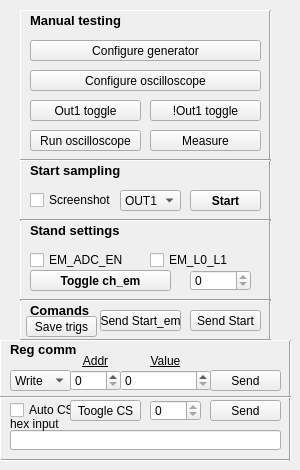
    <widget class="QWidget" name="tab">
     <attribute name="title">
      <string>Manual testing</string>
     </attribute>
     <widget class="QWidget" name="widget_23" native="true">
      <property name="geometry">
       <rect>
        <x>20</x>
        <y>160</y>
        <width>251</width>
        <height>61</height>
       </rect>
      </property>
      <widget class="Line" name="line_28">
       <property name="geometry">
        <rect>
         <x>0</x>
         <y>-10</y>
         <width>251</width>
         <height>21</height>
        </rect>
       </property>
       <property name="orientation">
        <enum>Qt::Horizontal</enum>
       </property>
      </widget>
      <widget class="QLabel" name="label_10">
       <property name="geometry">
        <rect>
         <x>10</x>
         <y>0</y>
         <width>101</width>
         <height>21</height>
        </rect>
       </property>
       <property name="font">
        <font>
         <pointsize>10</pointsize>
         <weight>75</weight>
         <bold>true</bold>
        </font>
       </property>
       <property name="text">
        <string>Start sampling</string>
       </property>
       <property name="textFormat">
        <enum>Qt::AutoText</enum>
       </property>
       <property name="wordWrap">
        <bool>false</bool>
       </property>
      </widget>
      <widget class="Line" name="line_29">
       <property name="geometry">
        <rect>
         <x>-10</x>
         <y>0</y>
         <width>20</width>
         <height>61</height>
        </rect>
       </property>
       <property name="orientation">
        <enum>Qt::Vertical</enum>
       </property>
      </widget>
      <widget class="Line" name="line_30">
       <property name="geometry">
        <rect>
         <x>240</x>
         <y>0</y>
         <width>20</width>
         <height>61</height>
        </rect>
       </property>
       <property name="orientation">
        <enum>Qt::Vertical</enum>
       </property>
      </widget>
      <widget class="QPushButton" name="start_butt">
       <property name="geometry">
        <rect>
         <x>170</x>
         <y>30</y>
         <width>71</width>
         <height>21</height>
        </rect>
       </property>
       <property name="font">
        <font>
         <weight>75</weight>
         <bold>true</bold>
        </font>
       </property>
       <property name="text">
        <string>Start</string>
       </property>
      </widget>
      <widget class="QCheckBox" name="isScreenshotable">
       <property name="geometry">
        <rect>
         <x>10</x>
         <y>30</y>
         <width>131</width>
         <height>20</height>
        </rect>
       </property>
       <property name="text">
        <string>Screenshot</string>
       </property>
      </widget>
      <widget class="Line" name="line_31">
       <property name="geometry">
        <rect>
         <x>0</x>
         <y>150</y>
         <width>251</width>
         <height>21</height>
        </rect>
       </property>
       <property name="orientation">
        <enum>Qt::Horizontal</enum>
       </property>
      </widget>
      <widget class="QComboBox" name="comboBox_using_out">
       <property name="geometry">
        <rect>
         <x>100</x>
         <y>30</y>
         <width>61</width>
         <height>21</height>
        </rect>
       </property>
       <item>
        <property name="text">
         <string>OUT1</string>
        </property>
       </item>
       <item>
        <property name="text">
         <string>!OUT1</string>
        </property>
       </item>
      </widget>
      <widget class="Line" name="line_46">
       <property name="geometry">
        <rect>
         <x>0</x>
         <y>50</y>
         <width>251</width>
         <height>21</height>
        </rect>
       </property>
       <property name="orientation">
        <enum>Qt::Horizontal</enum>
       </property>
      </widget>
     </widget>
     <widget class="QWidget" name="widget_38" native="true">
      <property name="geometry">
       <rect>
        <x>20</x>
        <y>10</y>
        <width>251</width>
        <height>151</height>
       </rect>
      </property>
      <widget class="QLabel" name="label_35">
       <property name="geometry">
        <rect>
         <x>10</x>
         <y>0</y>
         <width>101</width>
         <height>21</height>
        </rect>
       </property>
       <property name="font">
        <font>
         <pointsize>10</pointsize>
         <weight>75</weight>
         <bold>true</bold>
        </font>
       </property>
       <property name="text">
        <string>Manual testing</string>
       </property>
       <property name="textFormat">
        <enum>Qt::AutoText</enum>
       </property>
       <property name="wordWrap">
        <bool>false</bool>
       </property>
      </widget>
      <widget class="QPushButton" name="measure_butt">
       <property name="geometry">
        <rect>
         <x>130</x>
         <y>120</y>
         <width>111</width>
         <height>21</height>
        </rect>
       </property>
       <property name="text">
        <string>Measure</string>
       </property>
      </widget>
      <widget class="QPushButton" name="gen_out_butt">
       <property name="geometry">
        <rect>
         <x>10</x>
         <y>90</y>
         <width>111</width>
         <height>21</height>
        </rect>
       </property>
       <property name="text">
        <string>Out1 toggle</string>
       </property>
      </widget>
      <widget class="QPushButton" name="gen_config_butt">
       <property name="geometry">
        <rect>
         <x>10</x>
         <y>30</y>
         <width>231</width>
         <height>21</height>
        </rect>
       </property>
       <property name="text">
        <string>Configure generator</string>
       </property>
      </widget>
      <widget class="Line" name="line_47">
       <property name="geometry">
        <rect>
         <x>240</x>
         <y>0</y>
         <width>20</width>
         <height>151</height>
        </rect>
       </property>
       <property name="orientation">
        <enum>Qt::Vertical</enum>
       </property>
      </widget>
      <widget class="Line" name="line_62">
       <property name="geometry">
        <rect>
         <x>-10</x>
         <y>0</y>
         <width>20</width>
         <height>151</height>
        </rect>
       </property>
       <property name="orientation">
        <enum>Qt::Vertical</enum>
       </property>
      </widget>
      <widget class="Line" name="line_63">
       <property name="geometry">
        <rect>
         <x>0</x>
         <y>140</y>
         <width>251</width>
         <height>21</height>
        </rect>
       </property>
       <property name="orientation">
        <enum>Qt::Horizontal</enum>
       </property>
      </widget>
      <widget class="Line" name="line_49">
       <property name="geometry">
        <rect>
         <x>0</x>
         <y>-10</y>
         <width>251</width>
         <height>21</height>
        </rect>
       </property>
       <property name="orientation">
        <enum>Qt::Horizontal</enum>
       </property>
      </widget>
      <widget class="QPushButton" name="gen_not_out_butt">
       <property name="geometry">
        <rect>
         <x>130</x>
         <y>90</y>
         <width>111</width>
         <height>21</height>
        </rect>
       </property>
       <property name="text">
        <string>!Out1 toggle</string>
       </property>
      </widget>
      <widget class="QPushButton" name="osc_config_butt">
       <property name="geometry">
        <rect>
         <x>10</x>
         <y>60</y>
         <width>231</width>
         <height>21</height>
        </rect>
       </property>
       <property name="text">
        <string>Configure oscilloscope</string>
       </property>
      </widget>
      <widget class="QPushButton" name="osc_run_butt">
       <property name="geometry">
        <rect>
         <x>10</x>
         <y>120</y>
         <width>111</width>
         <height>21</height>
        </rect>
       </property>
       <property name="text">
        <string>Run oscilloscope</string>
       </property>
      </widget>
     </widget>
     <widget class="QWidget" name="widget_40" native="true">
      <property name="geometry">
       <rect>
        <x>0</x>
        <y>340</y>
        <width>291</width>
        <height>121</height>
       </rect>
      </property>
      <widget class="Line" name="line_53">
       <property name="geometry">
        <rect>
         <x>0</x>
         <y>110</y>
         <width>291</width>
         <height>21</height>
        </rect>
       </property>
       <property name="orientation">
        <enum>Qt::Horizontal</enum>
       </property>
      </widget>
      <widget class="Line" name="line_55">
       <property name="geometry">
        <rect>
         <x>280</x>
         <y>0</y>
         <width>20</width>
         <height>121</height>
        </rect>
       </property>
       <property name="orientation">
        <enum>Qt::Vertical</enum>
       </property>
      </widget>
      <widget class="Line" name="line_56">
       <property name="geometry">
        <rect>
         <x>-10</x>
         <y>0</y>
         <width>20</width>
         <height>121</height>
        </rect>
       </property>
       <property name="orientation">
        <enum>Qt::Vertical</enum>
       </property>
      </widget>
      <widget class="QSpinBox" name="spinBox_reg_addr">
       <property name="geometry">
        <rect>
         <x>70</x>
         <y>30</y>
         <width>51</width>
         <height>21</height>
        </rect>
       </property>
       <property name="maximum">
        <number>127</number>
       </property>
       <property name="value">
        <number>0</number>
       </property>
       <property name="displayIntegerBase">
        <number>16</number>
       </property>
      </widget>
      <widget class="QPushButton" name="command_send_butt_2">
       <property name="geometry">
        <rect>
         <x>210</x>
         <y>30</y>
         <width>71</width>
         <height>21</height>
        </rect>
       </property>
       <property name="text">
        <string>Send</string>
       </property>
      </widget>
      <widget class="QComboBox" name="comboBox_read_write">
       <property name="geometry">
        <rect>
         <x>10</x>
         <y>30</y>
         <width>61</width>
         <height>21</height>
        </rect>
       </property>
       <item>
        <property name="text">
         <string>Write</string>
        </property>
       </item>
       <item>
        <property name="text">
         <string>Read</string>
        </property>
       </item>
      </widget>
      <widget class="QSpinBox" name="spinBox_reg_value">
       <property name="geometry">
        <rect>
         <x>120</x>
         <y>30</y>
         <width>91</width>
         <height>21</height>
        </rect>
       </property>
       <property name="maximum">
        <number>255</number>
       </property>
       <property name="value">
        <number>0</number>
       </property>
       <property name="displayIntegerBase">
        <number>2</number>
       </property>
      </widget>
      <widget class="Line" name="line_57">
       <property name="geometry">
        <rect>
         <x>0</x>
         <y>-10</y>
         <width>291</width>
         <height>21</height>
        </rect>
       </property>
       <property name="orientation">
        <enum>Qt::Horizontal</enum>
       </property>
      </widget>
      <widget class="QLabel" name="label_49">
       <property name="geometry">
        <rect>
         <x>120</x>
         <y>10</y>
         <width>91</width>
         <height>21</height>
        </rect>
       </property>
       <property name="font">
        <font>
         <weight>50</weight>
         <bold>false</bold>
         <underline>true</underline>
        </font>
       </property>
       <property name="text">
        <string>Value</string>
       </property>
       <property name="alignment">
        <set>Qt::AlignCenter</set>
       </property>
      </widget>
      <widget class="QLabel" name="label_50">
       <property name="geometry">
        <rect>
         <x>70</x>
         <y>10</y>
         <width>51</width>
         <height>21</height>
        </rect>
       </property>
       <property name="font">
        <font>
         <weight>50</weight>
         <bold>false</bold>
         <underline>true</underline>
        </font>
       </property>
       <property name="text">
        <string>Addr</string>
       </property>
       <property name="alignment">
        <set>Qt::AlignCenter</set>
       </property>
      </widget>
      <widget class="QLabel" name="label_51">
       <property name="geometry">
        <rect>
         <x>10</x>
         <y>-1</y>
         <width>101</width>
         <height>20</height>
        </rect>
       </property>
       <property name="font">
        <font>
         <pointsize>10</pointsize>
         <weight>75</weight>
         <bold>true</bold>
        </font>
       </property>
       <property name="text">
        <string>Reg comm</string>
       </property>
       <property name="textFormat">
        <enum>Qt::AutoText</enum>
       </property>
       <property name="wordWrap">
        <bool>false</bool>
       </property>
      </widget>
      <widget class="QCheckBox" name="is_auto_CS">
       <property name="geometry">
        <rect>
         <x>10</x>
         <y>60</y>
         <width>61</width>
         <height>20</height>
        </rect>
       </property>
       <property name="text">
        <string>Auto CS</string>
       </property>
      </widget>
      <widget class="QLineEdit" name="lineEdit_raw_SPI">
       <property name="geometry">
        <rect>
         <x>10</x>
         <y>90</y>
         <width>271</width>
         <height>20</height>
        </rect>
       </property>
      </widget>
      <widget class="QLabel" name="label_58">
       <property name="geometry">
        <rect>
         <x>10</x>
         <y>74</y>
         <width>111</width>
         <height>20</height>
        </rect>
       </property>
       <property name="text">
        <string>hex input</string>
       </property>
      </widget>
      <widget class="QPushButton" name="command_send_raw_butt">
       <property name="geometry">
        <rect>
         <x>210</x>
         <y>60</y>
         <width>71</width>
         <height>21</height>
        </rect>
       </property>
       <property name="text">
        <string>Send</string>
       </property>
      </widget>
      <widget class="QPushButton" name="toggle_CS_butt">
       <property name="geometry">
        <rect>
         <x>70</x>
         <y>60</y>
         <width>71</width>
         <height>21</height>
        </rect>
       </property>
       <property name="font">
        <font>
         <weight>50</weight>
         <bold>false</bold>
        </font>
       </property>
       <property name="text">
        <string>Toogle CS</string>
       </property>
      </widget>
      <widget class="QSpinBox" name="CS_status">
       <property name="geometry">
        <rect>
         <x>150</x>
         <y>60</y>
         <width>51</width>
         <height>21</height>
        </rect>
       </property>
       <property name="readOnly">
        <bool>true</bool>
       </property>
       <property name="maximum">
        <number>1</number>
       </property>
       <property name="value">
        <number>0</number>
       </property>
       <property name="displayIntegerBase">
        <number>10</number>
       </property>
      </widget>
      <widget class="Line" name="line_79">
       <property name="geometry">
        <rect>
         <x>0</x>
         <y>47</y>
         <width>291</width>
         <height>20</height>
        </rect>
       </property>
       <property name="orientation">
        <enum>Qt::Horizontal</enum>
       </property>
      </widget>
     </widget>
     <widget class="QWidget" name="widget_41" native="true">
      <property name="geometry">
       <rect>
        <x>20</x>
        <y>220</y>
        <width>251</width>
        <height>81</height>
       </rect>
      </property>
      <widget class="Line" name="line_52">
       <property name="geometry">
        <rect>
         <x>0</x>
         <y>-10</y>
         <width>251</width>
         <height>21</height>
        </rect>
       </property>
       <property name="orientation">
        <enum>Qt::Horizontal</enum>
       </property>
      </widget>
      <widget class="QLabel" name="label_53">
       <property name="geometry">
        <rect>
         <x>10</x>
         <y>0</y>
         <width>101</width>
         <height>21</height>
        </rect>
       </property>
       <property name="font">
        <font>
         <pointsize>10</pointsize>
         <weight>75</weight>
         <bold>true</bold>
        </font>
       </property>
       <property name="text">
        <string>Stand settings</string>
       </property>
       <property name="textFormat">
        <enum>Qt::AutoText</enum>
       </property>
       <property name="wordWrap">
        <bool>false</bool>
       </property>
      </widget>
      <widget class="Line" name="line_58">
       <property name="geometry">
        <rect>
         <x>-10</x>
         <y>0</y>
         <width>20</width>
         <height>101</height>
        </rect>
       </property>
       <property name="orientation">
        <enum>Qt::Vertical</enum>
       </property>
      </widget>
      <widget class="Line" name="line_59">
       <property name="geometry">
        <rect>
         <x>240</x>
         <y>0</y>
         <width>20</width>
         <height>101</height>
        </rect>
       </property>
       <property name="orientation">
        <enum>Qt::Vertical</enum>
       </property>
      </widget>
      <widget class="QCheckBox" name="is_EM_ADC_EN">
       <property name="geometry">
        <rect>
         <x>10</x>
         <y>30</y>
         <width>111</width>
         <height>20</height>
        </rect>
       </property>
       <property name="text">
        <string>EM_ADC_EN</string>
       </property>
      </widget>
      <widget class="Line" name="line_60">
       <property name="geometry">
        <rect>
         <x>0</x>
         <y>150</y>
         <width>251</width>
         <height>21</height>
        </rect>
       </property>
       <property name="orientation">
        <enum>Qt::Horizontal</enum>
       </property>
      </widget>
      <widget class="Line" name="line_61">
       <property name="geometry">
        <rect>
         <x>0</x>
         <y>70</y>
         <width>251</width>
         <height>21</height>
        </rect>
       </property>
       <property name="orientation">
        <enum>Qt::Horizontal</enum>
       </property>
      </widget>
      <widget class="QCheckBox" name="is_EM_L0_L1">
       <property name="geometry">
        <rect>
         <x>130</x>
         <y>30</y>
         <width>111</width>
         <height>20</height>
        </rect>
       </property>
       <property name="text">
        <string>EM_L0_L1</string>
       </property>
      </widget>
      <widget class="QPushButton" name="toggle_CH_EM_butt">
       <property name="geometry">
        <rect>
         <x>10</x>
         <y>50</y>
         <width>141</width>
         <height>21</height>
        </rect>
       </property>
       <property name="font">
        <font>
         <weight>75</weight>
         <bold>true</bold>
        </font>
       </property>
       <property name="text">
        <string>Toggle ch_em</string>
       </property>
      </widget>
      <widget class="QSpinBox" name="CH_EM_status">
       <property name="geometry">
        <rect>
         <x>170</x>
         <y>50</y>
         <width>61</width>
         <height>21</height>
        </rect>
       </property>
       <property name="readOnly">
        <bool>true</bool>
       </property>
       <property name="maximum">
        <number>1</number>
       </property>
       <property name="value">
        <number>0</number>
       </property>
       <property name="displayIntegerBase">
        <number>10</number>
       </property>
      </widget>
     </widget>
     <widget class="QWidget" name="widget_42" native="true">
      <property name="geometry">
       <rect>
        <x>20</x>
        <y>300</y>
        <width>251</width>
        <height>41</height>
       </rect>
      </property>
      <widget class="Line" name="line_65">
       <property name="geometry">
        <rect>
         <x>0</x>
         <y>-10</y>
         <width>251</width>
         <height>21</height>
        </rect>
       </property>
       <property name="orientation">
        <enum>Qt::Horizontal</enum>
       </property>
      </widget>
      <widget class="QLabel" name="label_54">
       <property name="geometry">
        <rect>
         <x>10</x>
         <y>0</y>
         <width>141</width>
         <height>21</height>
        </rect>
       </property>
       <property name="font">
        <font>
         <pointsize>10</pointsize>
         <weight>75</weight>
         <bold>true</bold>
        </font>
       </property>
       <property name="text">
        <string>Comands</string>
       </property>
       <property name="textFormat">
        <enum>Qt::AutoText</enum>
       </property>
       <property name="wordWrap">
        <bool>false</bool>
       </property>
      </widget>
      <widget class="Line" name="line_71">
       <property name="geometry">
        <rect>
         <x>-10</x>
         <y>0</y>
         <width>20</width>
         <height>41</height>
        </rect>
       </property>
       <property name="orientation">
        <enum>Qt::Vertical</enum>
       </property>
      </widget>
      <widget class="Line" name="line_72">
       <property name="geometry">
        <rect>
         <x>240</x>
         <y>0</y>
         <width>20</width>
         <height>41</height>
        </rect>
       </property>
       <property name="orientation">
        <enum>Qt::Vertical</enum>
       </property>
      </widget>
      <widget class="QPushButton" name="send_start_comm">
       <property name="geometry">
        <rect>
         <x>170</x>
         <y>10</y>
         <width>71</width>
         <height>21</height>
        </rect>
       </property>
       <property name="font">
        <font>
         <weight>50</weight>
         <bold>false</bold>
        </font>
       </property>
       <property name="text">
        <string>Send Start</string>
       </property>
      </widget>
      <widget class="Line" name="line_73">
       <property name="geometry">
        <rect>
         <x>0</x>
         <y>150</y>
         <width>251</width>
         <height>21</height>
        </rect>
       </property>
       <property name="orientation">
        <enum>Qt::Horizontal</enum>
       </property>
      </widget>
      <widget class="Line" name="line_74">
       <property name="geometry">
        <rect>
         <x>0</x>
         <y>30</y>
         <width>251</width>
         <height>21</height>
        </rect>
       </property>
       <property name="orientation">
        <enum>Qt::Horizontal</enum>
       </property>
      </widget>
      <widget class="QPushButton" name="save_trigs_comm">
       <property name="geometry">
        <rect>
         <x>6</x>
         <y>16</y>
         <width>71</width>
         <height>21</height>
        </rect>
       </property>
       <property name="font">
        <font>
         <weight>50</weight>
         <bold>false</bold>
        </font>
       </property>
       <property name="text">
        <string>Save trigs</string>
       </property>
      </widget>
      <widget class="QPushButton" name="send_start_em_comm">
       <property name="geometry">
        <rect>
         <x>80</x>
         <y>10</y>
         <width>81</width>
         <height>21</height>
        </rect>
       </property>
       <property name="font">
        <font>
         <weight>50</weight>
         <bold>false</bold>
        </font>
       </property>
       <property name="text">
        <string>Send Start_em</string>
       </property>
      </widget>
     </widget>
    </widget>
